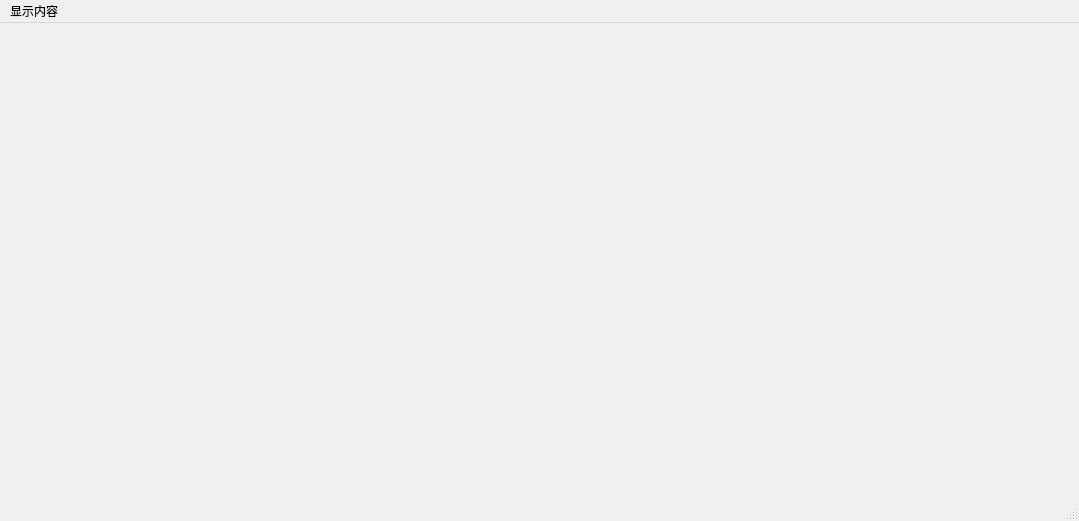
<?xml version="1.0" encoding="UTF-8"?>
<ui version="4.0">
 <class>MainWindow</class>
 <widget class="QMainWindow" name="MainWindow">
  <property name="geometry">
   <rect>
    <x>0</x>
    <y>0</y>
    <width>1079</width>
    <height>521</height>
   </rect>
  </property>
  <property name="windowTitle">
   <string>MainWindow</string>
  </property>
  <widget class="QWidget" name="centralwidget">
   <widget class="QCustomPlot" name="plot1" native="true">
    <property name="geometry">
     <rect>
      <x>10</x>
      <y>10</y>
      <width>251</width>
      <height>211</height>
     </rect>
    </property>
   </widget>
   <widget class="QCustomPlot" name="plot2" native="true">
    <property name="geometry">
     <rect>
      <x>270</x>
      <y>10</y>
      <width>251</width>
      <height>211</height>
     </rect>
    </property>
   </widget>
   <widget class="QCustomPlot" name="plot3" native="true">
    <property name="geometry">
     <rect>
      <x>530</x>
      <y>10</y>
      <width>251</width>
      <height>211</height>
     </rect>
    </property>
   </widget>
   <widget class="QCustomPlot" name="plot4" native="true">
    <property name="geometry">
     <rect>
      <x>790</x>
      <y>10</y>
      <width>251</width>
      <height>211</height>
     </rect>
    </property>
   </widget>
   <widget class="QCustomPlot" name="plot7" native="true">
    <property name="geometry">
     <rect>
      <x>530</x>
      <y>230</y>
      <width>251</width>
      <height>211</height>
     </rect>
    </property>
   </widget>
   <widget class="QCustomPlot" name="plot6" native="true">
    <property name="geometry">
     <rect>
      <x>270</x>
      <y>230</y>
      <width>251</width>
      <height>211</height>
     </rect>
    </property>
   </widget>
   <widget class="QCustomPlot" name="plot5" native="true">
    <property name="geometry">
     <rect>
      <x>10</x>
      <y>230</y>
      <width>251</width>
      <height>211</height>
     </rect>
    </property>
   </widget>
   <widget class="QCustomPlot" name="plot8" native="true">
    <property name="geometry">
     <rect>
      <x>790</x>
      <y>230</y>
      <width>251</width>
      <height>211</height>
     </rect>
    </property>
   </widget>
  </widget>
  <widget class="QMenuBar" name="menubar">
   <property name="geometry">
    <rect>
     <x>0</x>
     <y>0</y>
     <width>1079</width>
     <height>22</height>
    </rect>
   </property>
   <widget class="QMenu" name="menu">
    <property name="title">
     <string>显示内容</string>
    </property>
    <addaction name="actionSpeed"/>
    <addaction name="actionPosition"/>
   </widget>
   <addaction name="menu"/>
  </widget>
  <widget class="QStatusBar" name="statusbar"/>
  <action name="actionSpeed">
   <property name="text">
    <string>speed</string>
   </property>
  </action>
  <action name="actionPosition">
   <property name="text">
    <string>position</string>
   </property>
  </action>
 </widget>
 <customwidgets>
  <customwidget>
   <class>QCustomPlot</class>
   <extends>QWidget</extends>
   <header>../../qcustomplot.h</header>
   <container>1</container>
  </customwidget>
 </customwidgets>
 <resources/>
 <connections/>
</ui>
